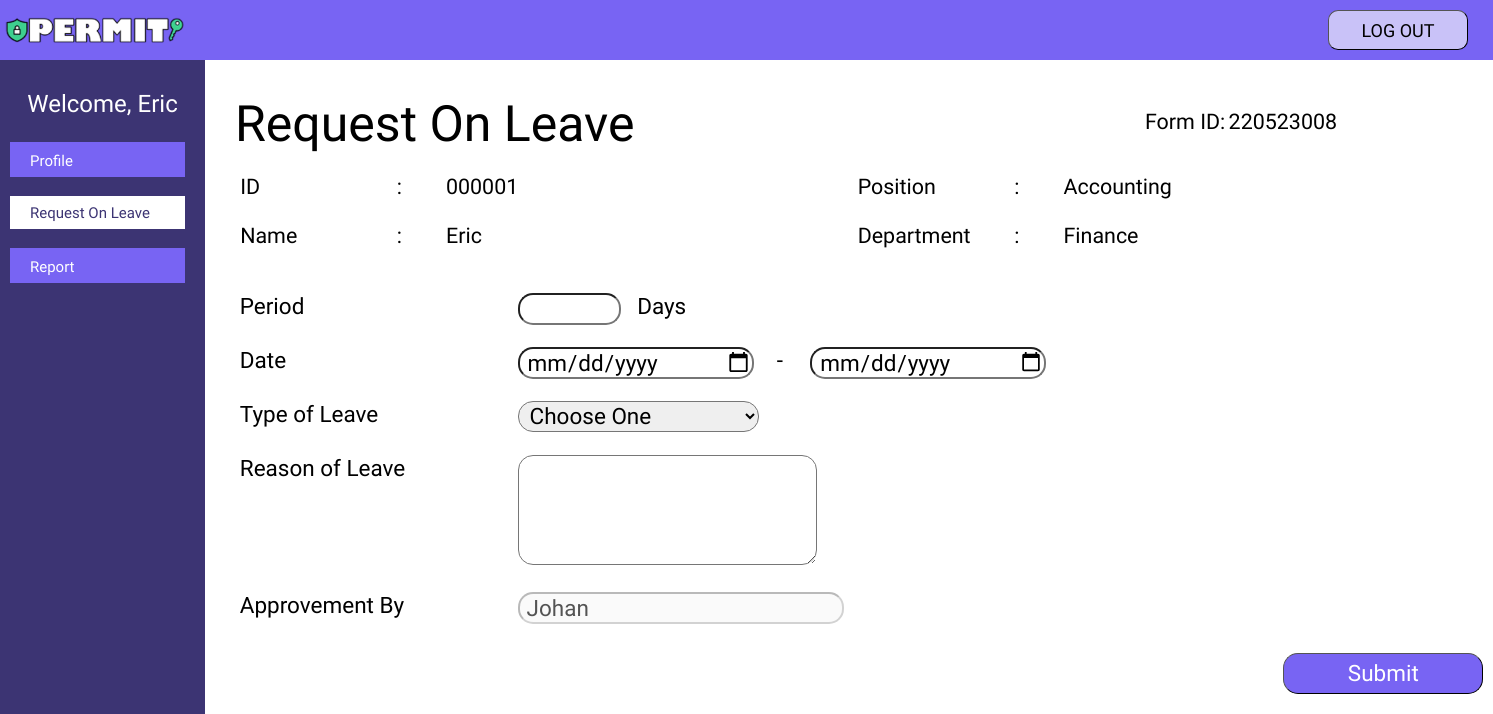
Screenshot of /permit/user/user_rol/user_rol.php (signed in) with the database file from the repository.
### tables this page shows
CREATE TABLE `user` (
  `id` int(6) UNSIGNED ZEROFILL NOT NULL,
  `username` varchar(255) NOT NULL,
  `name` varchar(255) NOT NULL,
  `department` varchar(255) NOT NULL,
  `position` varchar(255) NOT NULL,
  `gender` varchar(255) NOT NULL,
  `date_of_birth` date NOT NULL,
  `contact` varchar(255) NOT NULL,
  `email` varchar(255) NOT NULL,
  `head_of_department` varchar(255) NOT NULL,
  `photo` varchar(255) NOT NULL
);

### permit/class/CRUD.php (called while the page is built, shortened)
<?php
class CRUD extends database{
    public function select($table,$rows="*",$where = null){
        if ( $where != null ) {
            $sql="SELECT $rows FROM $table WHERE $where";
        }
        else{
            $sql="SELECT $rows FROM $table";
        }
        $this->sql = $result = $this->mysqli->query( $sql );
    }
    public function select_max($table,$variable,$rows){
        $sql = "SELECT max($rows) as $variable FROM $table";
        $this -> sql = $result = $this->mysqli->query($sql);
    }
}

### permit/class/database.php (called while the page is built, shortened)
<?php
    class database{
        protected $servername='localhost';
        protected $username='root';
        protected $password='';
        protected $dbname='permit';
        public function __construct(){
            $this->mysqli = new mysqli( $this->servername,$this->username,$this->password,$this->dbname );
        }
    }

### permit/user/user_rol/user_rol.php (the view, shortened to what this page needs)
<!DOCTYPE html>
<html lang="en">
<head>
    <link rel="stylesheet" href="user_rol3.css">
    <link rel="stylesheet" href="https://cdnjs.cloudflare.com/ajax/libs/font-awesome/4.7.0/css/font-awesome.min.css">
</head>
<body>
    <div class="mainbar">
        <div class="a-logo"></div>
        <nav>
            <li><a href=../../logout.php><button type="submit" class="logout">LOG OUT</button></a></li>
        </nav>
    </div>
    <?php
        $id_user= $_SESSION[ 'id_user' ];
        $date= date("Y-m-d");
        $a = new CRUD();
        $a -> select_max('request_on_leave','maxKode','form_id');
        $max = $a ->sql;
        $d = mysqli_fetch_array($max);
        $noOrder = $d['maxKode'];
        $noUrut = (int) substr($noOrder, 7, 3);
        $noUrut++;
        $tahun=substr($date, 2, 2);
        $bulan=substr($date, 5, 2);
        $hari =substr($date, 8,2);
        $id_Order = $tahun .$bulan . $hari . sprintf("%03s", $noUrut);
        $a->select("user","*","id='$id_user'");
        $result = $a ->sql;
        $data = mysqli_fetch_assoc($result);
    ?>
    <div class="a-sidebar">
            <c>Welcome, <?php echo $data['name'];?></c>
            <button type="submit" class="a-menu"><a href="../user_profile/user_profile.php">Profile</a></button>
            <button type="submit" class="a-open"><a href="user_rol.php">Request On Leave</a></button>
            <button type="submit" class="a-menu"><a href="../user_report/user_report.php">Report</a></button>
    </div>
    <form method="POST" action = rol.php>
    <div class="a-main">
        <div class="top">
             <d>Request On Leave</d>
             <label class = "formid">Form ID: </label>
             <label class = "formid2" ><?php echo $id_Order;?></label>
        </div>
            <div class="biodata">
                <label class="id1">ID</label>
                <label class="id2">:</label>
                <label class="id3"><?php echo $data['id'];?></label>
                <label class="position1">Position</label>
                <label class="position2">:</label>
                <label class="position3"><?php echo $data['position'];?></label>
                <label class="name1">Name</label>
                <label class="name2">:</label>
                <label class="name3"><?php echo $data['name'];?></label>
                <label class="department1">Department</label>
                <label class="department2">:</label>
                <label class="department3" ><?php echo $data['department'];?></label>
            </div>
            <div class="content">
                <div class="form">
                    <label class ="l-period1">Period</label>
                    <label class ="l-period2">Days</label>
                    <label class ="l-date1">Date</label>
                    <label class ="l-date2">-</label>
                    <label class ="l-tol">Type of Leave</label>
                    <label class ="l-approvement">Approvement By</label>
                    <label class ="l-rol">Reason of Leave</label>
                    <button type="submit" class="submit" name="submit">Submit</button>
                </div>
            </div>
        </form>
</body>
</html>

### permit/user/user_rol/user_rol3.css (style rules this page uses)
html { scroll-behavior: smooth; }
* { font-family:'Stylish'; font-size:1.05em; }
body { margin: 0; background-color: #FFFFFF; background-repeat: no-repeat; }
.mainbar { background-color: #7864F3; height: 60px; width: 100%; display: flex; position: fixed; float: left; }
.a-sidebar { height: 100%; width: 205px; position: fixed; z-index: 1; top: 60px; left: 0; background-color: #3C3473; overflow-x: hidden; padding-top: 0px; }
.a-logo { background-image: url('../../image/logo.png'); background-repeat: no-repeat; background-size: cover; margin-top: 3px; float: left; width: 190px; height: 50px; }
nav { position: fixed; width: 100%; top: 10px; float: right; margin-right: 25px; }
nav li { margin-right: 25px; list-style: none; }
.logout { font-family: 'Stylish'; width:140px; margin-top: 0px; margin-right: 0px; float: right; height:40px; border-color: black; border-width: 0.5px; background-color:#C9C2F8; border-radius: 10px; font-size:18px; cursor: pointer; }
c { width: 205px; text-decoration: none; padding: 30px 0px 20px 0px; text-align: center; font-size: 24px; color: white; display: block; }
d { text-decoration: none; font-size: 50px; color: black; }
.formid { top : 5.1em; left: 53.4em; }
.formid2 { top : 5.1em; left: 57.3em; border : 0; }
.a-sidebar a { font-family: 'Stylish'; padding: 6px 8px 6px 14px; text-decoration: none; text-align: left; font-size: 15px; display: block; color: white; }
.a-sidebar button { margin: 4px 12px 15px 10px; }
.a-menu { border:none; background-color: #7864F3; min-width: 175px; bottom: 3px; padding-top: 4px; padding-left: 6px; color: white; }
.a-open { border:none; background-color: white; min-width: 175px; padding-left: 6px; bottom: 3px; padding-top: 4px; }
.a-open a { border:none; background-color: white; bottom: 3px; padding-top: 4px; color: #3C3473; }
.a-main { margin-left: 225px; margin-right: 25px; overflow: auto; padding: 75px 7px 0 10px; }
.top { margin-top: 0px; }
.content { margin-top: 30px; color:black; }
label { position : absolute; }
.biodata { margin-top :1%; }
.id1 { top : 8.1em; left: 11.2em; }
.id2 { top : 8.1em; left: 18.5em; }
.id3 { top : 8.1em; left : 20.8em; border: 0; }
.name1 { top : 10.4em; left: 11.2em; }
.name2 { top: 10.4em; left: 18.5em; }
.name3 { top: 10.4em; left: 20.8em; border : 0; }
.position1 { top : 8.1em; left : 40em; }
.position2 { top : 8.1em; left : 47.3em; }
.position3 { top : 8.1em; left : 49.6em; border : 0; }
.department1 { top : 10.4em; left : 40em; }
.department2 { top : 10.4em; left : 47.3em; }
.department3 { top : 10.4em; left : 49.6em; border : 0; }
.l-period1 { left : 10.65em; top : 13em; }
.l-period2 { top : 13em; left : 28.3em; }
.l-date1 { left : 10.65em; top: 15.4em; }
.l-date2 { top : 15.4em; left : 34.5em; }
.l-tol { left : 10.65em; top: 17.8em; }
.l-approvement { left: 10.65em; top : 26.3em; }
.l-rol { left : 10.65em; top : 20.2em; }
.submit { float: right; color:white; background-color: #7864F3; width: 200px; height:41.1px; border-width: 1.5px; border-color: black; cursor: pointer; border-radius : 15px; position : absolute; top : 29em; left : 57em; }

### rows the page displays
user: name "Eric", id "000001", position "Accounting", department "Finance"

### other values shown
$id_Order "220523008"
